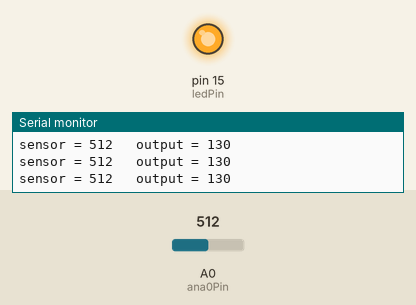
This sketch was run on a simulated Arduino Uno, built with avr-gcc and run on an emulated ATmega328P. Shown: output pins drawn as LEDs (lit = HIGH), the last lines printed to the serial monitor. The test bench sets the inputs (shaded band); at power-on: A0 (ana0Pin) = 512.

Above: at 1.2 s.
1.3 s: A0 (ana0Pin) set to 485
At 2.0 s:
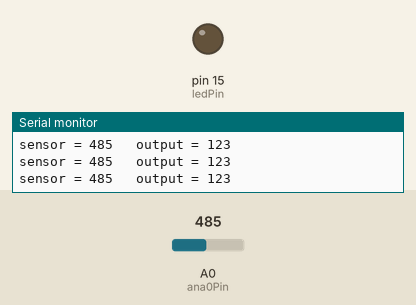
2.8 s: A0 (ana0Pin) set to 511
At 3.8 s:
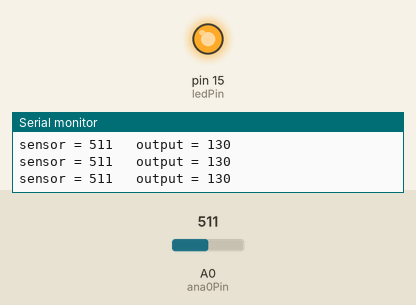
5.8 s: A0 (ana0Pin) set to 306
At 7.2 s:
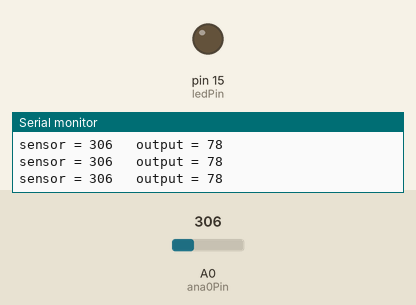
Timing chart, 0 to 8.8 s (numbered marks = the images above; inputs shaded):
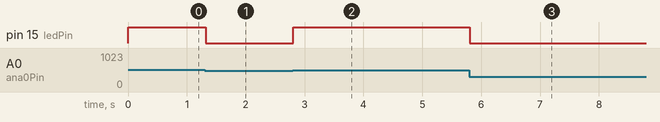

Measured:
- the behaviour switches between 502 and 501 on A0 (ana0Pin) (found by bisection; images 0 and 1)
- after the input at 1.3 s, pin 15 (ledPin): HIGH → LOW at once
- after the input at 2.8 s, pin 15 (ledPin): LOW → HIGH at once
- after the input at 5.8 s, pin 15 (ledPin): HIGH → LOW at once

The sketch:

Analog_In_Out_Serial1.ino
```cpp
//sd notes, a simple example of analog input being mapped and output to a analog output.
// These constants won't change. They're used to give names to the pins used:
const int ana0Pin = A0;  // Analog input 0 or BoardPin 31  ( see potiameter circuit for complete connetion)
const int ledPin = 15; // Analog output pin  attached to BoardPin 20
int sensorValue1 = 0;        // value read from the pot
int outputValue1 = 0;        // value output to the PWM (analog out)

void setup() {
  // initialize serial communications at 9600 bps:
  Serial.begin(9600);
}


void loop() {
  // channel 1
  // read the analog in value:
  sensorValue1 = analogRead(ana0Pin);
  // map it to the range of the analog out:
  outputValue1 = map(sensorValue1, 0, 1000, 0, 255);
  // change the analog out value:
  analogWrite(ledPin, outputValue1);
    // print the results to the Serial Monitor:  hit shift command/control M to open it.
  Serial.print("sensor = ");
  Serial.print(sensorValue1);
  Serial.print("\t output = ");
  Serial.println(outputValue1);

  // wait 20 milliseconds before the next loop for the analog-to-digital
  // converter to settle after the last reading:
  delay(20);
}
```
